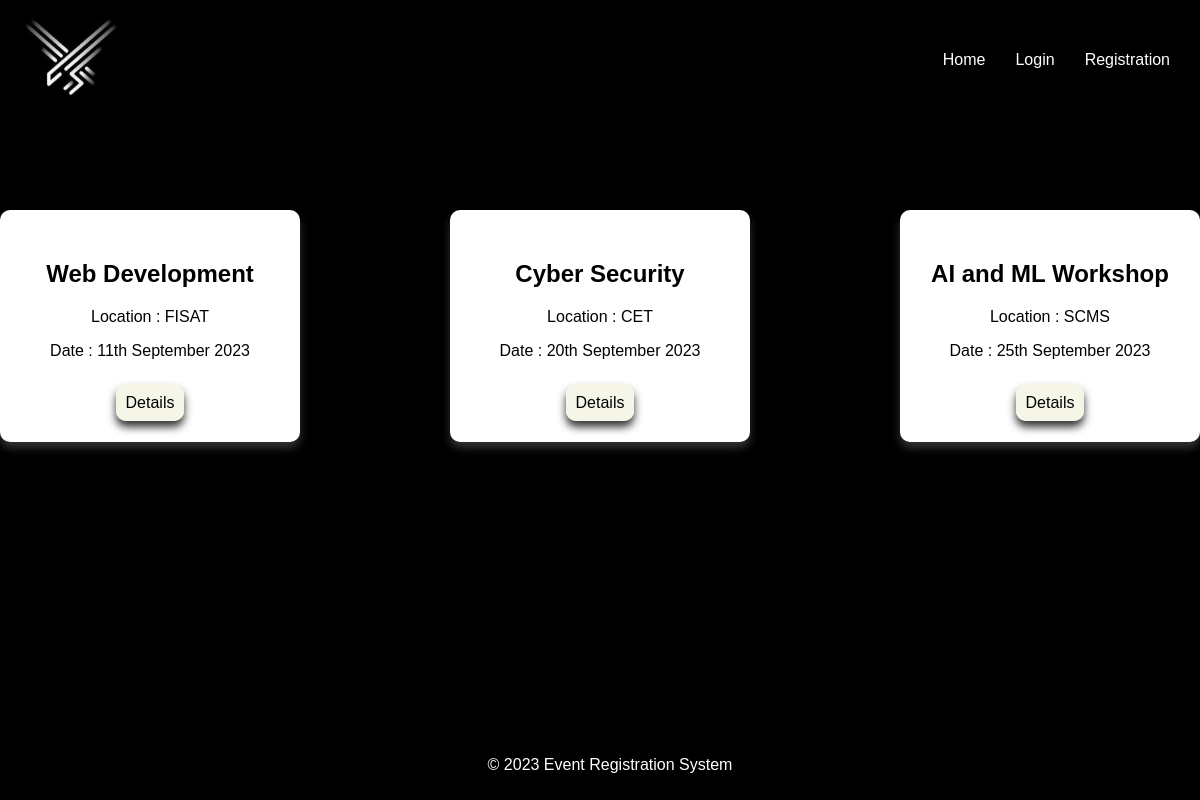
Screenshot of /event/ with the database file from the repository.
### eventapp/models.py (models this page shows, shortened)
class Event(models.Model):
    event_title = models.CharField(max_length=100)
    event_location = models.CharField(max_length=70)
    event_date = models.CharField(max_length=50)
    event_desc = models.TextField()

### eventapp/views.py (the view)
# urls.py: path('',views.index,name="index"),
def index(request):
    events = Event.objects.all()
    context = {
            'events' : events
    }
    return render(request,'index.html',context)

### eventapp/templates/index.html (shortened to what this page needs)
<!DOCTYPE html>
{% load static %}
<html lang="en">
<head>
    <link rel="stylesheet" href="{% static 'style.css' %}" />
</head>
<body>
    <header>
        <img id="logo" src="{% static 'logo.jpg' %}" alt="Logo" />
        <nav>
            <a href="" class="nav-link">Home</a>
            <a href="" class="nav-link">Login</a>
            <a href="" class="nav-link">Registration</a>
        </nav>
    </header>
    <section id="events">
        {% for event in events %}
        <div class="event-card">
            <h2>{{event.event_title}}</h2>
            <p>Location : {{event.event_location}}</p>
            <p>Date : {{event.event_date}}</p>
            <br />
            <a href="{% url 'eventdetail' event.pk %}" class="details-btn">Details</a>
        </div>
        {% endfor %}
    </section>
    <footer>
        <p>© 2023 Event Registration System</p>
    </footer>
</body>
</html>

### eventapp/static/style.css (style rules this page uses)
body { margin: 0; padding: 0; font-family: Arial, Helvetica, sans-serif; background-color: black ; }
header { background-color: black; display: flex; justify-content: space-between; align-items: center; padding: 10px 10px; }
footer { background-color: black; position: absolute; bottom: 0; width: 100%; color: white; text-align: center; padding: 10px; }
#logo { height: 100px; width: 120px; }
nav { display: flex; gap: 30px; margin-right: 20px; }
.nav-link { color: white; text-decoration: none; }
.details-btn { color: black; text-decoration: none; box-shadow: 0 6px 8px #333; padding: 10px; border-radius: 10px; background-color: rgb(245, 245, 232); }
.event-card { text-align: center; width: 250px; padding: 30px; border-radius: 10px; background-color: white; box-shadow: 0 6px 8px #333; }
#events { display: flex; justify-content: center; gap: 150px; margin-top: 90px; }

### rows the page displays
Event: event_title "Web Development", event_location "FISAT", event_date "11th September 2023"
Event: event_title "Cyber Security", event_location "CET", event_date "20th September 2023"
Event: event_title "AI and ML Workshop", event_location "SCMS", event_date "25th September 2023"
